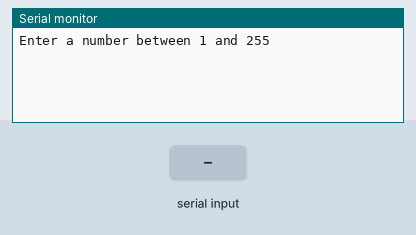
Simulated run of this sketch. Board: Arduino Uno, built with avr-gcc and run on an emulated ATmega328P. On the bench: the last lines printed to the serial monitor. The inputs (shaded band) are chosen by the test bench.

Above: at 1.2 s.
1.3 s: "90,45\n" received over Serial
At 1.7 s:
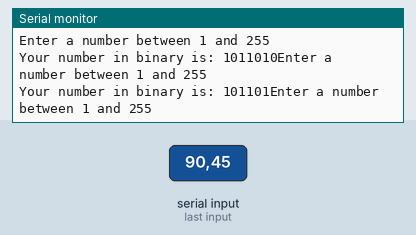
2.8 s: "30,150\n" received over Serial
At 4.0 s:
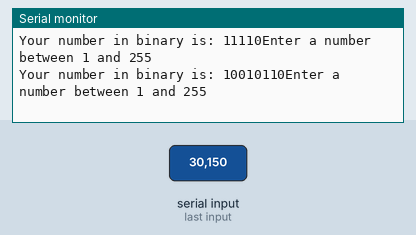
Timing chart, 0 to 5.8 s (numbered marks = the images above; inputs shaded):
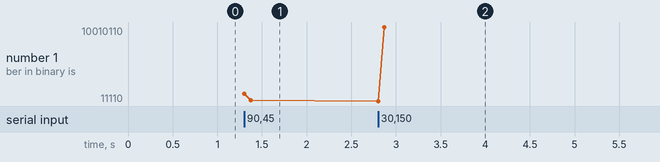

The sketch:

Task_3.ino
```cpp
/*
    Write a program that displays the correct binary
    representation of a user defined decimal integer
    between 0 and 255 on the serial monitor.
*/

void decToBinary(int number) /// Print the number in binary
{
    int binaryNumber[7]; // Stores number in binary
    int i = 0;           // Iterate through the number
    while (number > 0)   // repeat until the number is smaller than zero
    {
        binaryNumber[i] = number % 2; // put a one or a zero in the array
        number = number / 2;          // Divide the number by two
        i++;                          // Increment i
    }                                 // repeat

    for (int j = i - 1; j >= 0; j--) // Print all of the array backwards
        Serial.print(binaryNumber[j]);
}

void setup()
{
    Serial.begin(9600); // Initialise serial communication
}

void loop()
{
    Serial.println("Enter a number between 1 and 255");

    int parse; // Store user input to convert to binary

    do
    {
        parse = Serial.parseInt();
    } while (!parse); // Wait for user input

    Serial.print("Your number in binary is: ");
    decToBinary(parse); // Print the binary number
}
```

Measured:
- after the input at 1.3 s, the serial monitor: prints a new line at once (image 1)
- after the input at 2.8 s, the serial monitor: prints a new line at once (image 2)
- plotted number 1: 101101 → 10010110 after the input at 2.8 s
